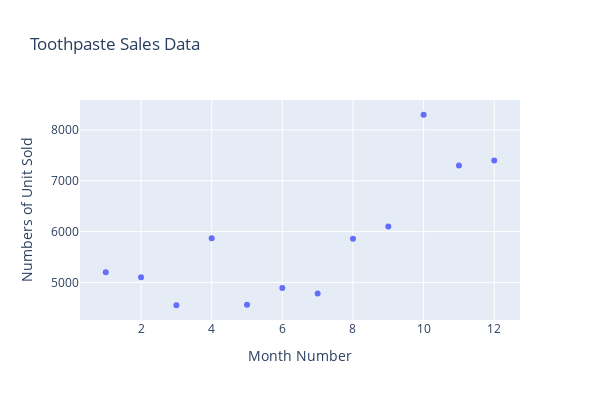

The notebook cell this image was saved under:
### Code cell
fig = px.scatter(sheet, x="month_number", y="toothpaste", title="Toothpaste Sales Data", height=400, width=600, labels={"toothpaste": "Numbers of Unit Sold", "month_number": "Month Number"})

fig.show()

### Figure 1 — Plotly figure (JSON) as saved in the notebook; plotly's stock layout.template omitted (floating-point values rounded to 4 significant figures)
{"data": [{"hovertemplate": "Month Number=%{x}<br>Numbers of Unit Sold=%{y}<extra></extra>", "legendgroup": "", "marker": {"color": "#636efa", "symbol": "circle"}, "mode": "markers", "name": "", "orientation": "v", "showlegend": false, "type": "scatter", "x": [1, 2, 3, 4, 5, 6, 7, 8, 9, 10, 11, 12], "xaxis": "x", "y": [5200, 5100, 4550, 5870, 4560, 4890, 4780, 5860, 6100, 8300, 7300, 7400], "yaxis": "y"}], "layout": {"height": 400, "legend": {"tracegroupgap": 0}, "title": {"text": "Toothpaste Sales Data"}, "width": 600, "xaxis": {"anchor": "y", "autorange": true, "domain": [0, 1], "range": [0.2709, 12.73], "title": {"text": "Month Number"}, "type": "linear"}, "yaxis": {"anchor": "x", "autorange": true, "domain": [0, 1], "range": [4260.0, 8590.0], "title": {"text": "Numbers of Unit Sold"}, "type": "linear"}}}
